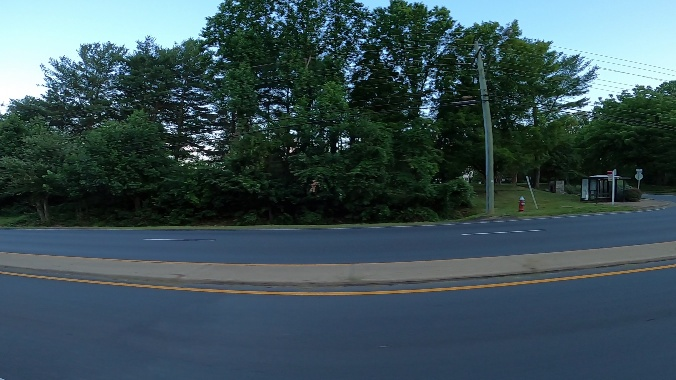
#> input picture data/training_images/vid_4_10260.jpg, 676 x 380 px, given in place of vid_4_1000.jpg, which was not available
$ python detection.py
#> lines starting #> are read from the running program, lines starting #| are printed output that depends on the picture; after the words box and inside, x2 and y2 are one past the last pixel; in counts of white or black regions, pixels touching at a corner belong together; pictures that were not available may be replaced by others from this repository, and a replacement may not be noted
import pandas as pd
import cv2
import matplotlib.pyplot as plt
import os

# -------------------------------
# LOAD CSV FILE
# -------------------------------
df = pd.read_csv("data/cars.csv")
#> (reads data/cars.csv from the repository)

# -------------------------------
# CREATE OUTPUT FOLDER
# -------------------------------
output_folder = "outputs"

if not os.path.exists(output_folder):
    os.makedirs(output_folder)

# -------------------------------
# GROUP ALL DETECTIONS BY IMAGE
# -------------------------------
grouped = df.groupby("image")

# -------------------------------
# PROCESS EACH IMAGE
# -------------------------------
for image_name, group in grouped:

    # Image path
    image_path = "data/training_images/" + image_name

    # Read image
    image = cv2.imread(image_path)
#> image is the input picture: shape (380, 676, 3); mean B, G, R 87.4, 81.4, 60.3

    # Skip if image not found
    if image is None:
        print(f"image not found: {image_name}")
        continue

    # Car counter
    car_count = 0

    # Draw all bounding boxes
    for _, row in group.iterrows():

        xmin = int(row['xmin'])
        ymin = int(row['ymin'])
        xmax = int(row['xmax'])
        ymax = int(row['ymax'])

        # Draw rectangle
        cv2.rectangle(image,
                      (xmin, ymin),
                      (xmax, ymax),
                      (0, 255, 0),
                      2)

        # Add label
        cv2.putText(image,
                    "Car",
                    (xmin, ymin - 10),
                    cv2.FONT_HERSHEY_SIMPLEX,
                    0.6,
                    (255, 0, 0),
                    2)

        # Count cars
        car_count += 1
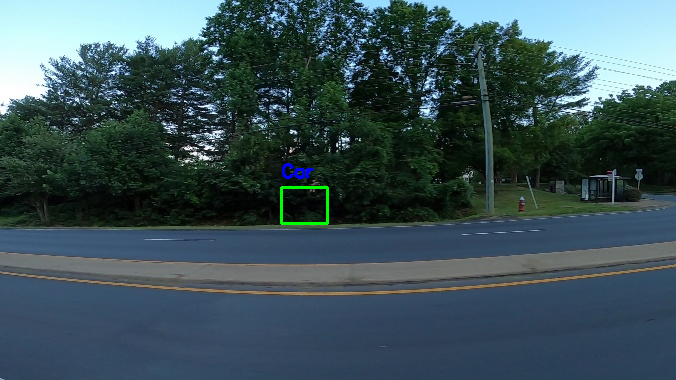
#> image: shape (380, 676, 3); 0.28% of pixels changed, all inside (x1, y1, x2, y2) = (280, 163, 329, 225)
#> after the loop, car_count = 1

    # Display total cars
    cv2.putText(image,
                f"Total Cars: {car_count}",
                (20, 40),
                cv2.FONT_HERSHEY_SIMPLEX,
                1,
                (0, 0, 255),
                3)
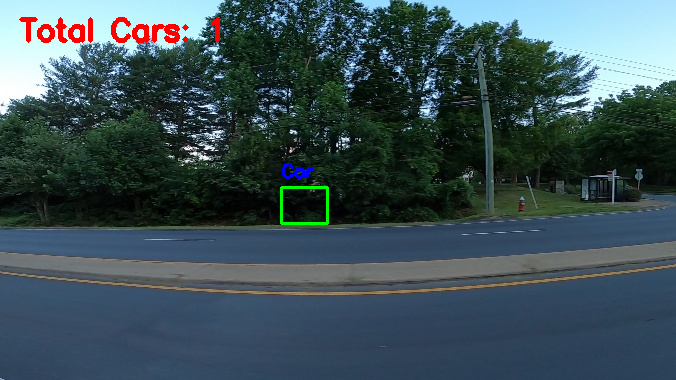
#> image: shape (380, 676, 3); 0.74% of pixels changed, all inside (x1, y1, x2, y2) = (19, 17, 220, 43)

    # Save output image
    output_path = output_folder + "/" + image_name
    cv2.imwrite(output_path, image)

    # Convert for matplotlib
    image_rgb = cv2.cvtColor(image, cv2.COLOR_BGR2RGB)

    # Show image
    plt.figure(figsize=(10,8))
    plt.imshow(image_rgb)
    plt.title(f"{image_name} - Cars Detected: {car_count}")
    plt.axis("off")
    plt.show()
#> pass 2 of the loop `for image_name, group in grouped:`:
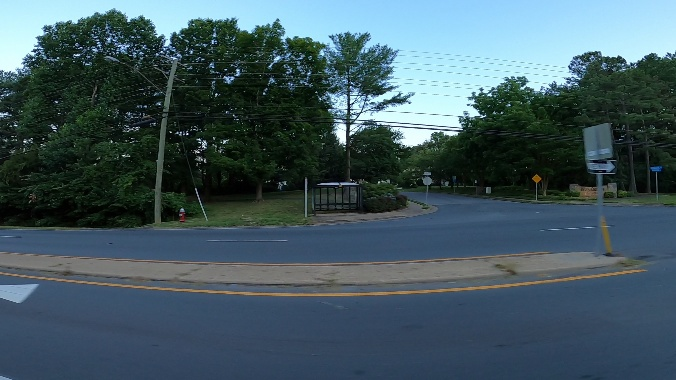
#> input picture data/training_images/vid_4_10340.jpg, 676 x 380 px, given in place of vid_4_10000.jpg, which was not available
#> image is the input picture: shape (380, 676, 3); mean B, G, R 97.4, 89.1, 66.8
#> after the loop `for _, row in group.iterrows():`:
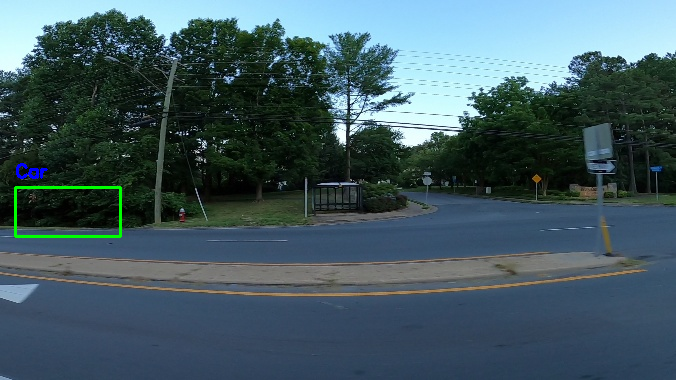
#> image: shape (380, 676, 3); 0.45% of pixels changed, all inside (x1, y1, x2, y2) = (14, 163, 122, 238)
#> `cv2.putText(image, f"Total Cars: {car_count}", (20, 40), cv2.FONT_HERS..`:
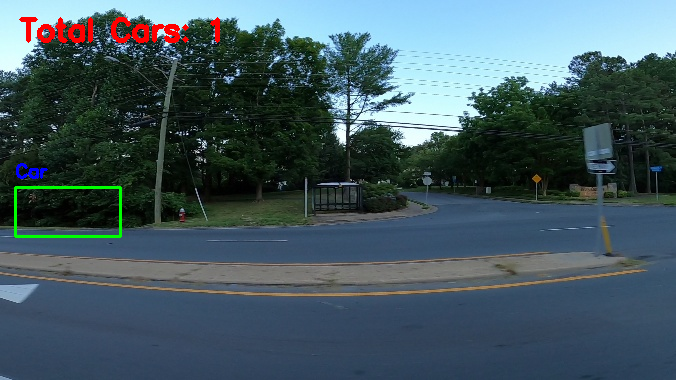
#> image: shape (380, 676, 3); 0.74% of pixels changed, all inside (x1, y1, x2, y2) = (19, 17, 220, 43)

    # Process only first 5 images
    # Remove this break later if needed


print("Detection completed successfully!")
